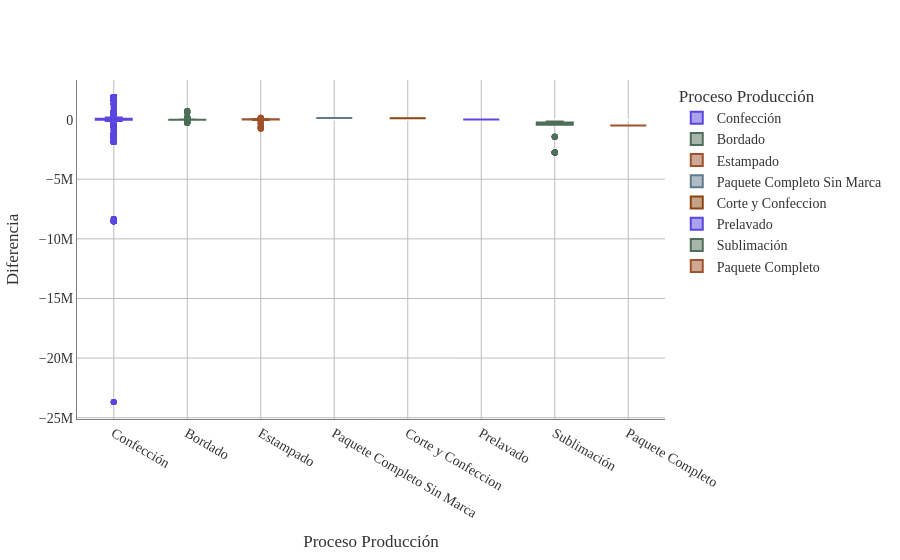

The code cell stored with this chart in its notebook:
### Markdown cell above
# BOXPLOT Diferencia de valor total

### Code cell
df_costos.columns = df_costos.columns.str.strip()
figboxtotal = px.box(df_costos, 
             x='Proceso Producción', 
             y='Diferencia', 
             points='outliers',
             notched=True,
             color='Proceso Producción',
             hover_data = ['OP Det', 'Nombre del Comercial', 'Costeo_Producto'],
             color_discrete_sequence=paleta_textil)

figboxtotal.update_layout(
    # 1. Fondo transparente
    paper_bgcolor='rgba(0,0,0,0)',
    plot_bgcolor='rgba(0,0,0,0)',
    
    # 2. Tipografía Times New Roman
    font=dict(
        family="Times New Roman, Times, serif",
        size=14,
        color="#333333" # Color de letra gris muy oscuro (casi negro)
    ),
    
    # Ajuste opcional de márgenes para que la letra no se corte
    margin=dict(t=80, b=50, l=50, r=50)
)

# 3. Líneas de cuadrícula más oscuras
figboxtotal.update_xaxes(
    showgrid=True, 
    gridwidth=1, 
    gridcolor='#bdbdbd', # Un gris más marcado (puedes usar 'gray' si lo quieres aún más oscuro)
    linecolor='gray',    # Línea del eje principal en negro
    zeroline=True,        # Mantener la línea del cero...
    zerolinecolor='#d3d3d3', # ...pero usar un gris mucho más suave (LightGrey)
    zerolinewidth=1
)

figboxtotal.update_yaxes(
    showgrid=True, 
    gridwidth=1, 
    gridcolor='#bdbdbd', 
    linecolor='gray'
)

figboxtotal.show()

### Figure 1 — Plotly figure (JSON) as saved in the notebook; plotly's stock layout.template omitted (floating-point values rounded to 4 significant figures; data arrays with more than 128 entries replaced by an {"elided": "..."} marker saying what was removed)
{"data": [{"alignmentgroup": "True", "boxpoints": "outliers", "customdata": {"elided": "4309x3 str values"}, "hovertemplate": "Proceso Producción=%{x}<br>Diferencia=%{y}<br>OP Det=%{customdata[0]}<br>Nombre del Comercial=%{customdata[1]}<br>Costeo_Producto=%{customdata[2]}<extra></extra>", "legendgroup": "Confección", "marker": {"color": "#5B46DF"}, "name": "Confección", "notched": true, "offsetgroup": "Confección", "orientation": "v", "showlegend": true, "type": "box", "x": {"elided": "4309 str values"}, "x0": " ", "xaxis": "x", "y": {"elided": "4309 float values"}, "y0": " ", "yaxis": "y"}, {"alignmentgroup": "True", "boxpoints": "outliers", "customdata": {"elided": "1646x3 str values"}, "hovertemplate": "Proceso Producción=%{x}<br>Diferencia=%{y}<br>OP Det=%{customdata[0]}<br>Nombre del Comercial=%{customdata[1]}<br>Costeo_Producto=%{customdata[2]}<extra></extra>", "legendgroup": "Bordado", "marker": {"color": "#4E6E58"}, "name": "Bordado", "notched": true, "offsetgroup": "Bordado", "orientation": "v", "showlegend": true, "type": "box", "x": {"elided": "1646 str values"}, "x0": " ", "xaxis": "x", "y": {"elided": "1646 float values"}, "y0": " ", "yaxis": "y"}, {"alignmentgroup": "True", "boxpoints": "outliers", "customdata": {"elided": "450x3 str values"}, "hovertemplate": "Proceso Producción=%{x}<br>Diferencia=%{y}<br>OP Det=%{customdata[0]}<br>Nombre del Comercial=%{customdata[1]}<br>Costeo_Producto=%{customdata[2]}<extra></extra>", "legendgroup": "Estampado", "marker": {"color": "#A0522D"}, "name": "Estampado", "notched": true, "offsetgroup": "Estampado", "orientation": "v", "showlegend": true, "type": "box", "x": {"elided": "450 str values"}, "x0": " ", "xaxis": "x", "y": {"elided": "450 float values"}, "y0": " ", "yaxis": "y"}, {"alignmentgroup": "True", "boxpoints": "outliers", "customdata": [["6492-5-Saco Tejido", "Frank Sanchez", "COS-0012284-11"], ["6492-5-Saco Tejido", "Frank Sanchez", "COS-0012284-11"], ["6492-5-Saco Tejido", "Frank Sanchez", "COS-0012284-11"], ["6492-5-Saco Tejido", "Frank Sanchez", "COS-0012284-11"]], "hovertemplate": "Proceso Producción=%{x}<br>Diferencia=%{y}<br>OP Det=%{customdata[0]}<br>Nombre del Comercial=%{customdata[1]}<br>Costeo_Producto=%{customdata[2]}<extra></extra>", "legendgroup": "Paquete Completo Sin Marca", "marker": {"color": "#607B8B"}, "name": "Paquete Completo Sin Marca", "notched": true, "offsetgroup": "Paquete Completo Sin Marca", "orientation": "v", "showlegend": true, "type": "box", "x": ["Paquete Completo Sin Marca", "Paquete Completo Sin Marca", "Paquete Completo Sin Marca", "Paquete Completo Sin Marca"], "x0": " ", "xaxis": "x", "y": [140000.0, 140000.0, 140000.0, 140000.0], "y0": " ", "yaxis": "y"}, {"alignmentgroup": "True", "boxpoints": "outliers", "customdata": [["6491-3-Gorra seis cascos", "Pilar Gómez", "COS-0012285-8"], ["6491-3-Gorra seis cascos", "Pilar Gómez", "COS-0012285-8"], ["6491-3-Gorra seis cascos", "Pilar Gómez", "COS-0012285-8"], ["6491-3-Gorra seis cascos", "Pilar Gómez", "COS-0012285-8"], ["6491-3-Gorra seis cascos", "Pilar Gómez", "COS-0012285-8"], ["6491-3-Gorra seis cascos", "Pilar Gómez", "COS-0012285-8"], ["6491-3-Gorra seis cascos", "Pilar Gómez", "COS-0012285-8"], ["6491-3-Gorra seis cascos", "Pilar Gómez", "COS-0012285-8"]], "hovertemplate": "Proceso Producción=%{x}<br>Diferencia=%{y}<br>OP Det=%{customdata[0]}<br>Nombre del Comercial=%{customdata[1]}<br>Costeo_Producto=%{customdata[2]}<extra></extra>", "legendgroup": "Corte y Confeccion", "marker": {"color": "#8B4513"}, "name": "Corte y Confeccion", "notched": true, "offsetgroup": "Corte y Confeccion", "orientation": "v", "showlegend": true, "type": "box", "x": ["Corte y Confeccion", "Corte y Confeccion", "Corte y Confeccion", "Corte y Confeccion", "Corte y Confeccion", "Corte y Confeccion", "Corte y Confeccion", "Corte y Confeccion"], "x0": " ", "xaxis": "x", "y": [105000.0, 105000.0, 105000.0, 105000.0, 105000.0, 105000.0, 105000.0, 105000.0], "y0": " ", "yaxis": "y"}, {"alignmentgroup": "True", "boxpoints": "outliers", "customdata": [["6528-1-Pantalón dotación", "Simón Román", "COS-0012410-2"], ["6528-1-Pantalón dotación", "Simón Román", "COS-0012410-2"], ["6528-1-Pantalón dotación", "Simón Román", "COS-0012410-2"], ["6528-1-Pantalón dotación", "Simón Román", "COS-0012410-2"]], "hovertemplate": "Proceso Producción=%{x}<br>Diferencia=%{y}<br>OP Det=%{customdata[0]}<br>Nombre del Comercial=%{customdata[1]}<br>Costeo_Producto=%{customdata[2]}<extra></extra>", "legendgroup": "Prelavado", "marker": {"color": "#5B46DF"}, "name": "Prelavado", "notched": true, "offsetgroup": "Prelavado", "orientation": "v", "showlegend": true, "type": "box", "x": ["Prelavado", "Prelavado", "Prelavado", "Prelavado"], "x0": " ", "xaxis": "x", "y": [13600.0, 13600.0, 13600.0, 13600.0], "y0": " ", "yaxis": "y"}, {"alignmentgroup": "True", "boxpoints": "outliers", "customdata": {"elided": "592x3 str values"}, "hovertemplate": "Proceso Producción=%{x}<br>Diferencia=%{y}<br>OP Det=%{customdata[0]}<br>Nombre del Comercial=%{customdata[1]}<br>Costeo_Producto=%{customdata[2]}<extra></extra>", "legendgroup": "Sublimación", "marker": {"color": "#4E6E58"}, "name": "Sublimación", "notched": true, "offsetgroup": "Sublimación", "orientation": "v", "showlegend": true, "type": "box", "x": {"elided": "592 str values"}, "x0": " ", "xaxis": "x", "y": {"elided": "592 float values"}, "y0": " ", "yaxis": "y"}, {"alignmentgroup": "True", "boxpoints": "outliers", "customdata": [["6621-1-Gorro", "Xiomara Aranda Perea", "COS-0012371-2"]], "hovertemplate": "Proceso Producción=%{x}<br>Diferencia=%{y}<br>OP Det=%{customdata[0]}<br>Nombre del Comercial=%{customdata[1]}<br>Costeo_Producto=%{customdata[2]}<extra></extra>", "legendgroup": "Paquete Completo", "marker": {"color": "#A0522D"}, "name": "Paquete Completo", "notched": true, "offsetgroup": "Paquete Completo", "orientation": "v", "showlegend": true, "type": "box", "x": ["Paquete Completo"], "x0": " ", "xaxis": "x", "y": [-500000.0], "y0": " ", "yaxis": "y"}], "layout": {"boxmode": "overlay", "font": {"color": "#333333", "family": "Times New Roman, Times, serif", "size": 14}, "legend": {"title": {"text": "Proceso Producción"}, "tracegroupgap": 0}, "margin": {"b": 50, "l": 50, "r": 50, "t": 80}, "paper_bgcolor": "rgba(0,0,0,0)", "plot_bgcolor": "rgba(0,0,0,0)", "xaxis": {"anchor": "y", "categoryarray": ["Confección", "Bordado", "Estampado", "Paquete Completo Sin Marca", "Corte y Confeccion", "Prelavado", "Sublimación", "Paquete Completo", null], "categoryorder": "array", "domain": [0, 1], "gridcolor": "#bdbdbd", "gridwidth": 1, "linecolor": "gray", "showgrid": true, "title": {"text": "Proceso Producción"}, "zeroline": true, "zerolinecolor": "#d3d3d3", "zerolinewidth": 1}, "yaxis": {"anchor": "x", "domain": [0, 1], "gridcolor": "#bdbdbd", "gridwidth": 1, "linecolor": "gray", "showgrid": true, "title": {"text": "Diferencia"}}}}
